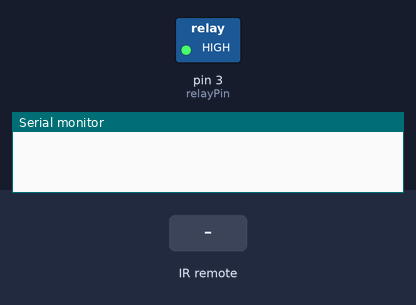
The sketch below on a simulated Arduino Uno, built with avr-gcc and run on an emulated ATmega328P. Shown: switched loads named in the sketch (green lamp = pin HIGH), the last lines printed to the serial monitor. The test bench sets the inputs (shaded band).

Above: at 1.2 s.
1.3 s: infrared code 0x845F78 received
At 1.6 s:
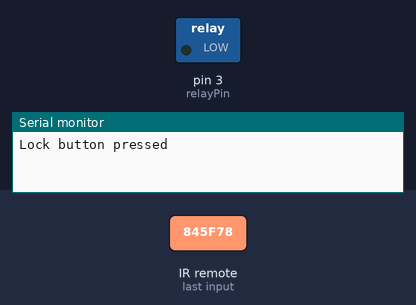
2.8 s: infrared code 0x845F74 received
At 3.9 s:
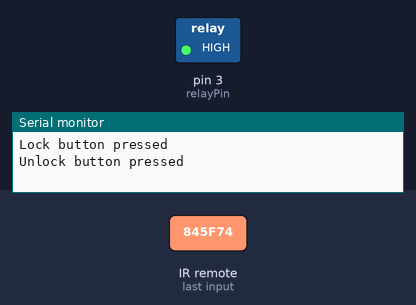
Timing chart, 0 to 5.8 s (numbered marks = the images above; inputs shaded):
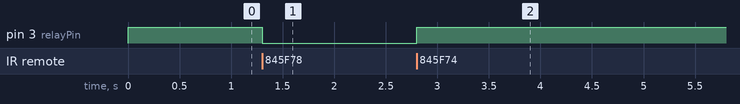

Measured:
- after the input at 1.3 s, pin 3 (relayPin): HIGH → LOW at once
- after the input at 2.8 s, pin 3 (relayPin): LOW → HIGH at once

The sketch:

Control_Relay_433MHz_Receiver.ino
```cpp
#include <RCSwitch.h>

RCSwitch mySwitch = RCSwitch();
int relayPin = 3;

void setup() {
  Serial.begin(9600);
  mySwitch.enableReceive(0);
  mySwitch.setPulseLength(185);
  mySwitch.setRepeatTransmit(5);
  pinMode(relayPin, OUTPUT);
  digitalWrite(relayPin, HIGH);
}

void loop() {
  if (mySwitch.available()) {
    if (mySwitch.getReceivedValue() == 8675192) {
      Serial.println("Lock button pressed");
      digitalWrite(relayPin, LOW);
    } else if (mySwitch.getReceivedValue() == 8675188) {
      Serial.println("Unlock button pressed");
      digitalWrite(relayPin, HIGH);
    }
    mySwitch.resetAvailable();
  }
}
```
